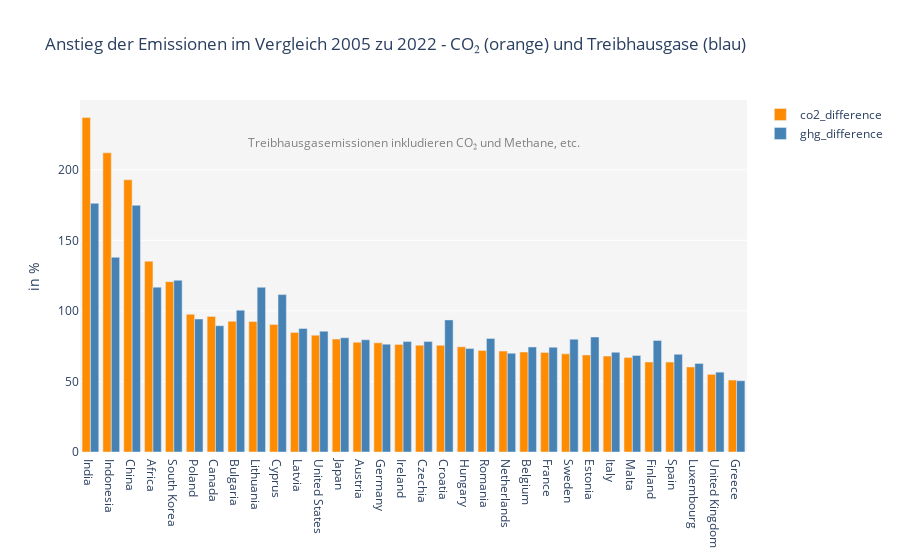

Notebook code for this chart:
### Code cell
#FRAGE 2: Wer hat seine Emissionen reduziert oder erhöht?
fig_diff_group = go.Figure(data=[
    go.Bar(name = 'co2_difference', x = co2_change['country'], y=co2_change['co2_difference'], marker_color = 'darkorange'),
    go.Bar(name = 'ghg_difference', x = co2_change['country'], y=co2_change['ghg_difference'], marker_color = 'steelblue')
])

fig_diff_group.update_layout(title = 'Anstieg der Emissionen im Vergleich 2005 zu 2022 - CO₂ (orange) und Treibhausgase (blau) ', barmode='group', 
                    yaxis_title='in %', 
                    annotations=[
                        dict(
                            text="Treibhausgasemissionen inkludieren CO₂ und Methane, etc.",  # Untertitel
                            x=0.5,  # Zentrieren
                            y=0.91,  # Direkt unter dem Titel
                            xref="paper",
                            yref="paper",
                            showarrow=False,
                            font=dict(size=12, color="gray"))],
                            plot_bgcolor='rgba(245,245,245,1)')
fig_diff_group.show()
fig_diff_group.write_image('entw_emissionen_co2_ghg.png')

### Figure 1 — Plotly figure (JSON) as saved in the notebook; plotly's stock layout.template omitted (floating-point values rounded to 4 significant figures)
{"data": [{"marker": {"color": "darkorange"}, "name": "co2_difference", "type": "bar", "x": ["India", "Indonesia", "China", "Africa", "South Korea", "Poland", "Canada", "Bulgaria", "Lithuania", "Cyprus", "Latvia", "United States", "Japan", "Austria", "Germany", "Ireland", "Czechia", "Croatia", "Hungary", "Romania", "Netherlands", "Belgium", "France", "Sweden", "Estonia", "Italy", "Malta", "Finland", "Spain", "Luxembourg", "United Kingdom", "Greece"], "y": [237, 212.0, 193.0, 135.2, 120.7, 97.61, 96.12, 92.66, 92.49, 90.45, 84.75, 82.82, 80.03, 77.74, 77.37, 76.24, 75.67, 75.58, 74.56, 72.01, 71.51, 70.84, 70.59, 69.56, 68.79, 67.95, 66.94, 63.73, 63.71, 60.26, 55.03, 51]}, {"marker": {"color": "steelblue"}, "name": "ghg_difference", "type": "bar", "x": ["India", "Indonesia", "China", "Africa", "South Korea", "Poland", "Canada", "Bulgaria", "Lithuania", "Cyprus", "Latvia", "United States", "Japan", "Austria", "Germany", "Ireland", "Czechia", "Croatia", "Hungary", "Romania", "Netherlands", "Belgium", "France", "Sweden", "Estonia", "Italy", "Malta", "Finland", "Spain", "Luxembourg", "United Kingdom", "Greece"], "y": [176.2, 138.0, 174.8, 116.8, 121.7, 94.24, 89.48, 100.5, 116.7, 111.6, 87.53, 85.57, 80.98, 79.51, 76.44, 78.24, 78.25, 93.63, 73.29, 80.46, 69.96, 74.44, 74.25, 79.89, 81.49, 70.65, 68.45, 79.09, 69.19, 62.75, 56.59, 50.51]}], "layout": {"annotations": [{"font": {"color": "gray", "size": 12}, "showarrow": false, "text": "Treibhausgasemissionen inkludieren CO₂ und Methane, etc.", "x": 0.5, "xref": "paper", "y": 0.91, "yref": "paper"}], "barmode": "group", "plot_bgcolor": "rgba(245,245,245,1)", "title": {"text": "Anstieg der Emissionen im Vergleich 2005 zu 2022 - CO₂ (orange) und Treibhausgase (blau) "}, "yaxis": {"title": {"text": "in %"}}}}
